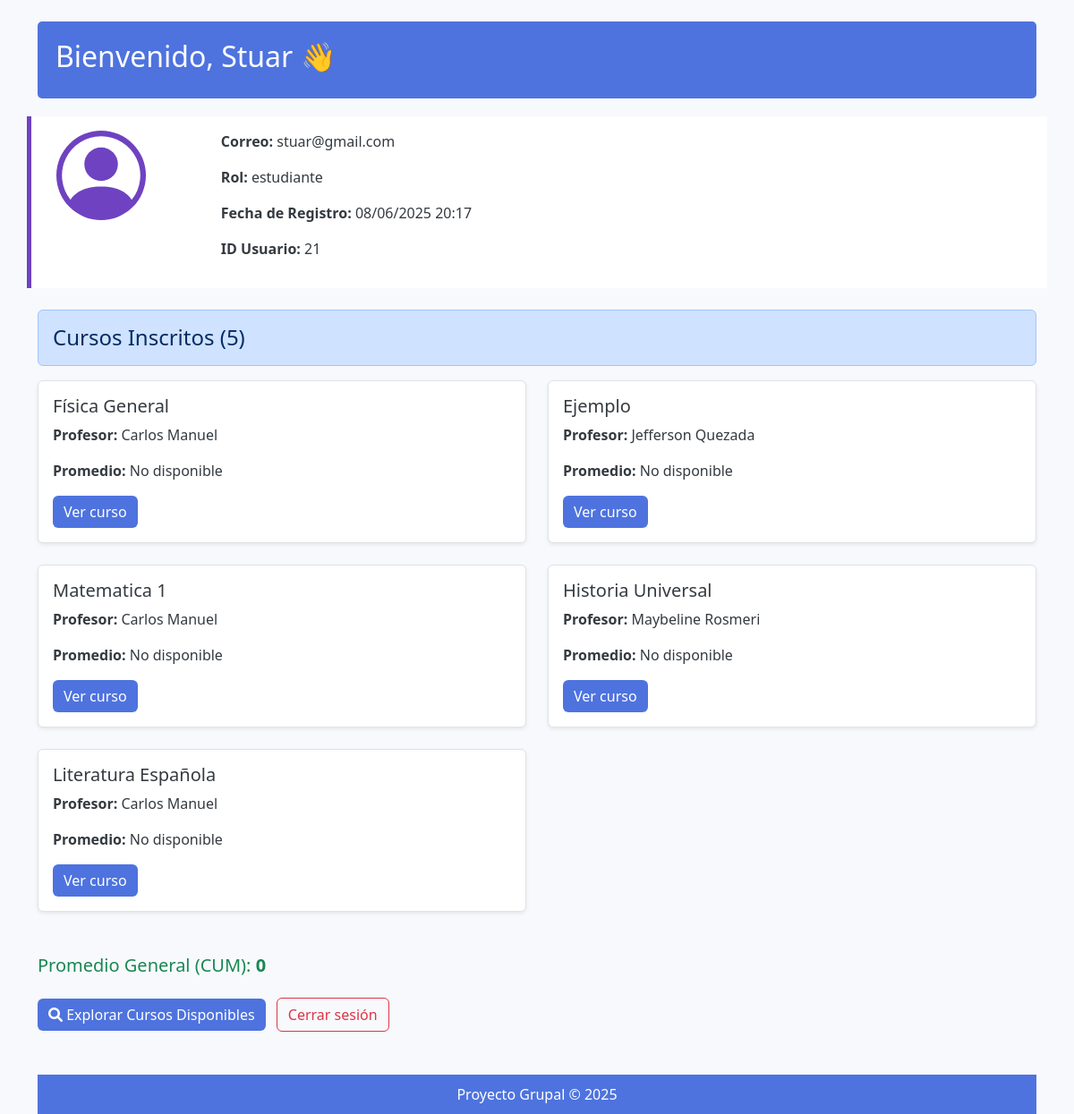
The page /stint/dashboard_alumnos.php (signed in) on the database its author committed.
### tables this page shows
CREATE TABLE `usuarios` (
  `id_usuario` int(11) NOT NULL AUTO_INCREMENT,
  `nombre` varchar(100) NOT NULL,
  `correo` varchar(100) NOT NULL,
  `contrasena` varchar(255) NOT NULL,
  `rol` enum('docente','estudiante','admin') NOT NULL,
  `fecha_registro` timestamp NOT NULL DEFAULT current_timestamp(),
  `primer_login` tinyint(1) DEFAULT 0,
  `mfa_codigo` varchar(10) DEFAULT NULL,
  `token_recuperacion` varchar(100) DEFAULT NULL,
  `token_expira` datetime DEFAULT NULL,
  PRIMARY KEY (`id_usuario`),
  UNIQUE KEY `correo` (`correo`)
);

CREATE TABLE `cursos` (
  `id_curso` int(11) NOT NULL AUTO_INCREMENT,
  `nombre_curso` varchar(100) NOT NULL,
  `descripcion` text DEFAULT NULL,
  `id_docente` int(11) NOT NULL,
  `contrasena` varchar(255) NOT NULL,
  `capacidad` int(11) NOT NULL DEFAULT 50,
  `grupo` enum('A','B') DEFAULT NULL,
  PRIMARY KEY (`id_curso`),
  KEY `id_docente` (`id_docente`),
  CONSTRAINT `cursos_ibfk_1` FOREIGN KEY (`id_docente`) REFERENCES `usuarios` (`id_usuario`) ON DELETE CASCADE
);

### stint/dashboard_alumnos.php (the view, shortened to what this page needs)
<?php
include '../includes/conexion.php';
$id_estudiante = $_SESSION['id_usuario'];
try {
    $sql_usuario = "SELECT nombre, correo, rol, fecha_registro FROM usuarios WHERE id_usuario = :id_estudiante";
    $stmt_usuario = $pdo->prepare($sql_usuario);
    $stmt_usuario->bindParam(':id_estudiante', $id_estudiante, PDO::PARAM_INT);
    $stmt_usuario->execute();
    $usuario = $stmt_usuario->fetch();
    $sql_cursos = "SELECT c.id_curso, c.nombre_curso, u.nombre AS profesor_nombre,
                          (SELECT ROUND(AVG(n.nota), 2)
                           FROM notas n
                           WHERE n.id_estudiante = :id_estudiante1
                           AND n.id_curso = c.id_curso) AS promedio
                   FROM estudiantes_cursos ec
                   JOIN cursos c ON ec.id_curso = c.id_curso
                   LEFT JOIN usuarios u ON c.id_docente = u.id_usuario
                   WHERE ec.id_estudiante = :id_estudiante2";
    $stmt_cursos = $pdo->prepare($sql_cursos);
    $stmt_cursos->bindParam(':id_estudiante1', $id_estudiante, PDO::PARAM_INT);
    $stmt_cursos->bindParam(':id_estudiante2', $id_estudiante, PDO::PARAM_INT);
    $stmt_cursos->execute();
    $result_cursos = $stmt_cursos->fetchAll();
    $cursos = [];
    $total_promedio = 0;
    $cantidad_con_promedio = 0;
    foreach ($result_cursos as $curso) {
        $cursos[] = $curso;
    }
    $cum = $cantidad_con_promedio ? round($total_promedio / $cantidad_con_promedio, 2) : 0;
} catch (PDOException $e) {
    die("Error en la consulta: " . $e->getMessage());
}
?>
<!DOCTYPE html>
<html lang="es">
<head>
    <link href="https://cdn.jsdelivr.net/npm/bootstrap@5.3.6/dist/css/bootstrap.min.css" rel="stylesheet">
    <link href="https://cdnjs.cloudflare.com/ajax/libs/font-awesome/6.0.0/css/all.min.css" rel="stylesheet">
</head>
<body>
<div class="container mt-4">
    <div class="header">
        <h2>Bienvenido, <?= htmlspecialchars($usuario['nombre']) ?> 👋</h2>
    </div>
    <div class="row mb-4 profile-card p-3">
        <div class="col-md-2">
        </div>
        <div class="col-md-10">
            <p><strong>Correo:</strong> <?= htmlspecialchars($usuario['correo']) ?></p>
            <p><strong>Rol:</strong> <?= htmlspecialchars($usuario['rol']) ?></p>
            <p><strong>Fecha de Registro:</strong> <?= date("d/m/Y H:i", strtotime($usuario['fecha_registro'])) ?></p>
            <p><strong>ID Usuario:</strong> <?= $id_estudiante ?></p>
        </div>
    </div>
    <div class="mb-3">
        <h4 class="alert alert-primary" role="alert">Cursos Inscritos (<?= count($cursos) ?>)</h4>
    </div>
    <?php if (empty($cursos)): ?>
        <div class="alert alert-info" role="alert">
            <h5>No tienes cursos inscritos</h5>
            <p>Contacta con tu administrador para inscribirte en cursos.</p>
        </div>
    <?php else: ?>
        <div class="row">
            <?php foreach ($cursos as $curso): ?>
                <div class="col-md-6 mb-4">
                    <div class="course-card p-3 rounded shadow-sm">
                        <h5><?= htmlspecialchars($curso['nombre_curso']) ?></h5>
                        <p><strong>Profesor:</strong> <?= htmlspecialchars($curso['profesor_nombre'] ?? 'No asignado') ?></p>
                        <p><strong>Promedio:</strong> <?= is_null($curso['promedio']) ? 'No disponible' : $curso['promedio'] ?></p>
                        <a href="curso.php?id=<?= $curso['id_curso'] ?>" class="btn btn-primary">Ver curso</a>
                    </div>
                </div>
            <?php endforeach; ?>
        </div>
        <div class="mt-4">
            <h5 class="text-success">Promedio General (CUM): <strong><?= $cum ?></strong></h5>
        </div>
    <?php endif; ?>
    <div class="mt-4">
        <a href="cursos/cursos_disponibles.php" class="btn btn-primary me-2">
            <i class="fas fa-search"></i> Explorar Cursos Disponibles
        </a>
        <a href="../logout.php" class="btn btn-outline-danger">Cerrar sesión</a>
    </div>
    <div class="footer mt-5">
        Proyecto Grupal © <?= date("Y") ?>
    </div>
</div>
</body>
</html>

### stint/dashboard_alumnos.php (style rules this page uses)
body { background-color: #f8f9fc; color: #343a40; }
.profile-card { background: #ffffff; border-left: 5px solid #6f42c1; }
.course-card { background-color: #ffffff; border: 1px solid #dee2e6; transition: transform 0.2s; }
.header { background-color: #4e73df; color: white; padding: 20px; border-radius: 5px; margin-bottom: 20px; }
.footer { text-align: center; padding: 10px; background-color: #4e73df; color: white; margin-top: 40px; }
.btn-primary { background-color:#4e73df; border: none; }

### rows shown on the page
usuarios: nombre "Stuar", correo "stuar@gmail.com", rol "estudiante", fecha_registro "08/06/2025 20:17"
cursos: nombre_curso "Física General", id_docente.nombre "Carlos Manuel"
cursos: nombre_curso "Ejemplo", id_docente.nombre "Jefferson Quezada"
cursos: nombre_curso "Matematica 1", id_docente.nombre "Carlos Manuel"
cursos: nombre_curso "Historia Universal", id_docente.nombre "Maybeline Rosmeri"
cursos: nombre_curso "Literatura Española", id_docente.nombre "Carlos Manuel"

### other values the page prints
$id_estudiante "21"
count($cursos) "5"
$cum "0"
